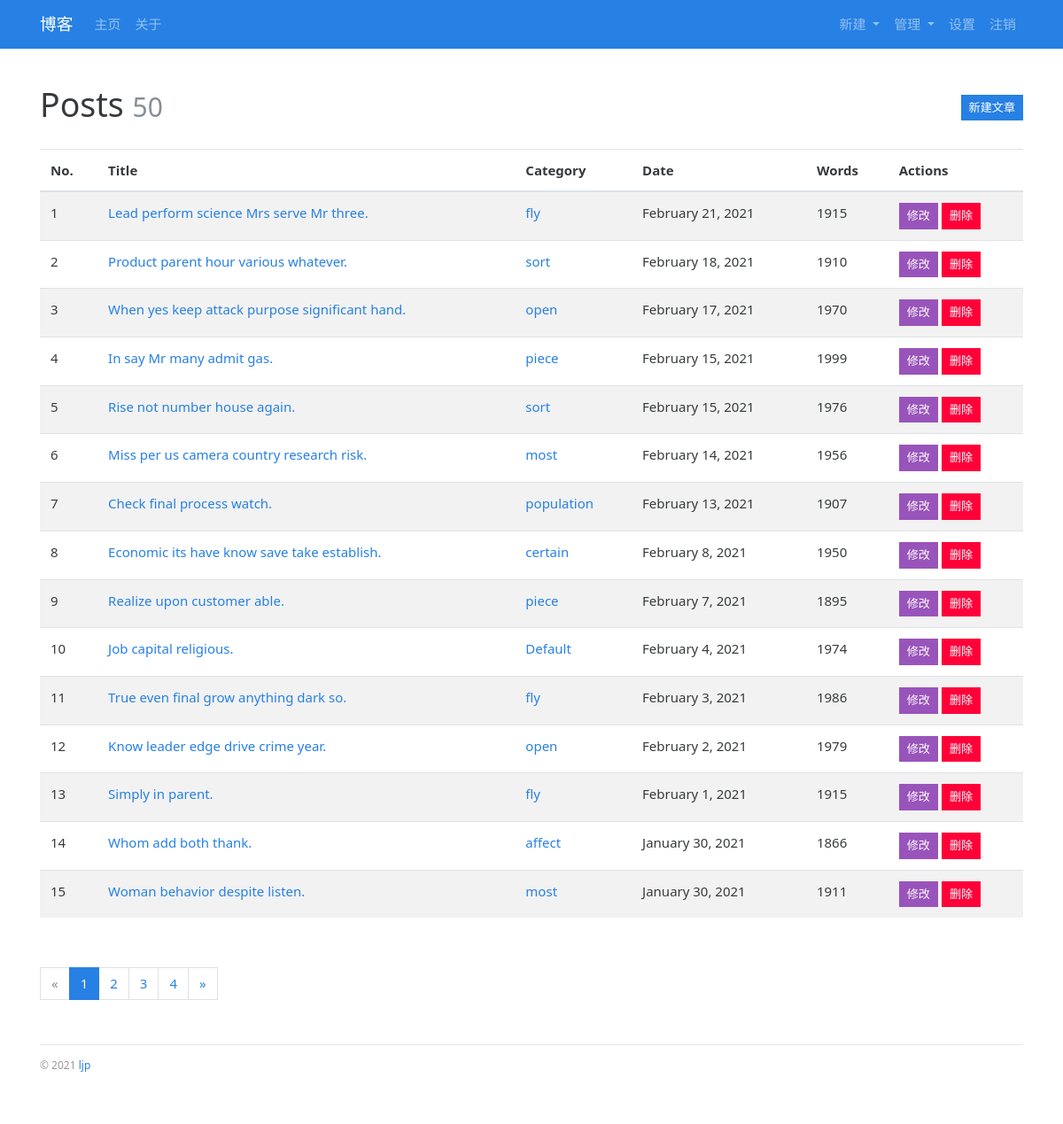
Before: /admin/post/manage (signed in) with the older database file.
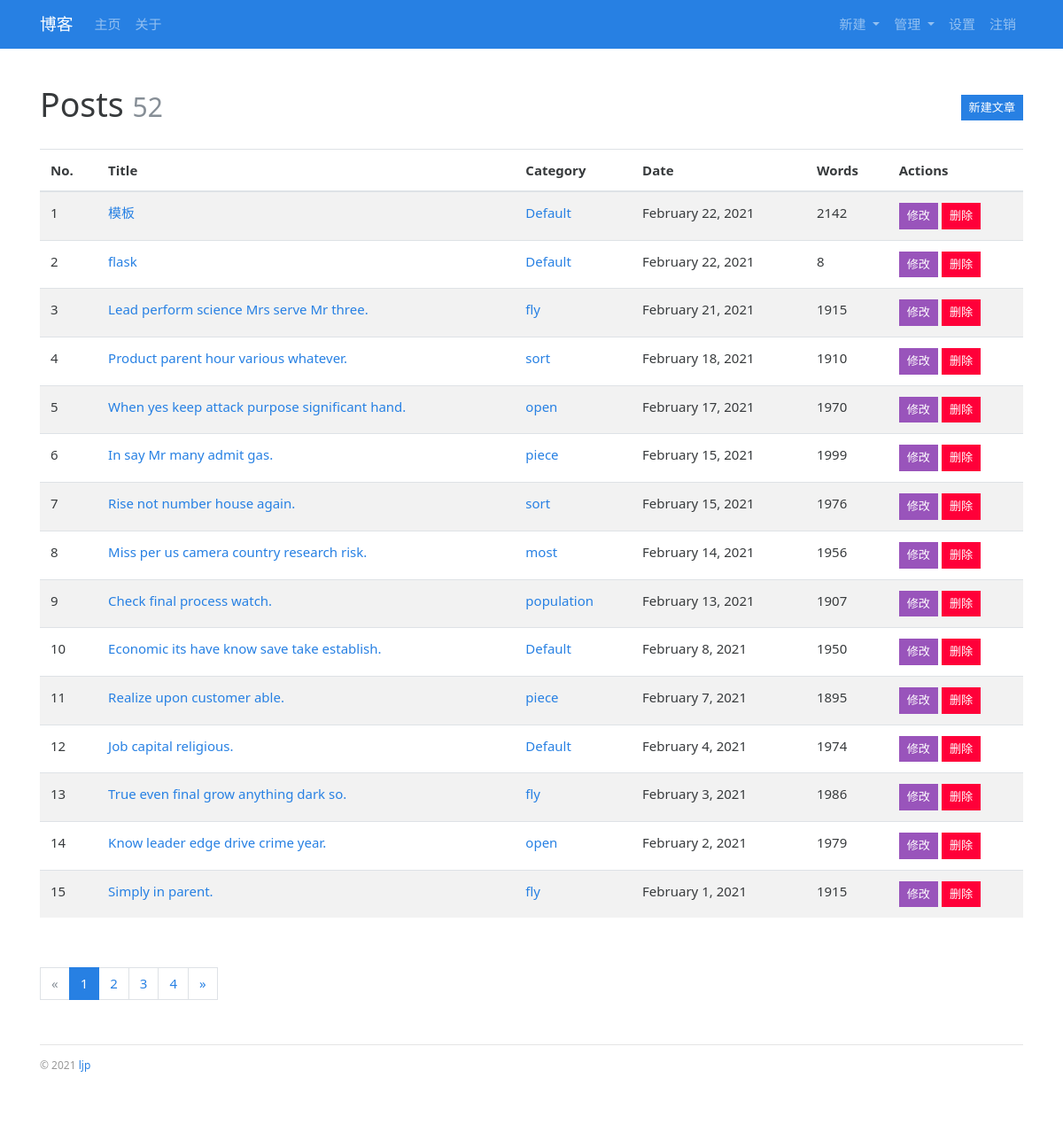
After: the same page with the newer database file.
### myblog/models.py (models this page shows, shortened)
class Post(db.Model):
    id=db.Column(db.Integer,primary_key=True)
    title=db.Column(db.String(60))
    body=db.Column(db.Text)
    timestamp=db.Column(db.DateTime,default=datetime.utcnow,index=True)
    category_id=db.Column(db.Integer,db.ForeignKey('category.id'))
    category=db.relationship('Category',back_populates='posts')

class Category(db.Model):
    id=db.Column(db.Integer,primary_key=True)
    name=db.Column(db.String(30),unique=True)
    posts=db.relationship('Post',back_populates='category')

### myblog/blueprints/admin.py (the view)
@admin_bp.route('/post/manage')
@login_required
def manage_post():
    page=request.args.get('page',1,type=int)
    pagination=Post.query.order_by(Post.timestamp.desc()).paginate(
        page,per_page=current_app.config['BLUELOG_MANAGE_POST_PER_PAGE']
    )
    posts=pagination.items
    return render_template('admin/manage_post.html',page=page,pagination=pagination,posts=posts)

### myblog/__init__.py (called while the page is built)
def register_template_context(app):
    @app.context_processor
    def make_template_context():
        admin=Admin.query.first()
        categories=Category.query.order_by(Category.name).all()
        links=Link.query.order_by(Link.name).all()
        return dict(
            admin=admin,categories=categories,
            links=links
        )

def register_request_handlers(app):
    @app.after_request
    def query_profiler(response):
        for q in get_debug_queries():
            if q.duration >= app.config['BLUELOG_SLOW_QUERY_THRESHOLD']:
                app.logger.warning(
                    'Slow query: Duration: %fs\n Context: %s\nQuery: %s\n '
                    % (q.duration, q.context, q.statement)
                )
        return response

### myblog/extensions.py (called while the page is built)
@login_manager.user_loader
def load_user(user_id):
    from myblog.models import Admin
    user=Admin.query.get(int(user_id))
    return user

### myblog/templates/admin/manage_post.html (shortened to what this page needs)
{% extends 'base.html' %}
{% from 'bootstrap/pagination.html' import render_pagination %}
{% block content %}
<div class="page-header">
    <h1>Posts
        <small class="text-muted">{{ pagination.total }}</small>
        <span class="float-right"><a class="btn btn-primary btn-sm"
                                     href="{{ url_for('.new_post') }}">新建文章</a></span>
    </h1>
</div>
{% if posts %}
<table class="table table-striped">
    <thead>
    <tr>
        <th>No.</th>
        <th>Title</th>
        <th>Category</th>
        <th>Date</th>
        <th>Words</th>
        <th>Actions</th>
    </tr>
    </thead>
    {% for post in posts %}
    <tr>
        <td>{{ loop.index + ((page - 1) * config.BLUELOG_MANAGE_POST_PER_PAGE) }}</td>
        <td><a href="{{ url_for('blog.show_post', post_id=post.id) }}">{{ post.title }}</a></td>
        <td><a href="{{ url_for('blog.show_category', category_id=post.category.id) }}">{{ post.category.name }}</a>
        </td>
        <td>{{ moment(post.timestamp).format('LL') }}</td>
        <td>{{ post.body|striptags|length }}</td>
        <td>
            <a class="btn btn-info btn-sm" href="{{ url_for('.edit_post', post_id=post.id) }}">修改</a>
            <form class="inline" method="post"
                  action="{{ url_for('.delete_post', post_id=post.id, next=request.full_path) }}">
                <button type="submit" class="btn btn-danger btn-sm" onclick="return confirm('Are you sure?');">删除
                </button>
            </form>
        </td>
    </tr>
    {% endfor %}
</table>
<div class="page-footer">{{ render_pagination(pagination) }}</div>
{% else %}
<div class="tip"><h5>No posts.</h5></div>
{% endif %}
{% endblock %}

Changed rows visible on the page:
no longer on this page (row edited): Post: title "Whom add both thank.", category.name "affect", timestamp "January 30, 2021", body|length "1866"
no longer on this page (row unchanged): Post: title "Woman behavior despite listen.", category.name "most", timestamp "January 30, 2021", body|length "1911"
added Post: title "模板", category.name "Default", timestamp "February 22, 2021", body|length "2142"
added Post: title "flask", category.name "Default", timestamp "February 22, 2021", body|length "8"
changed Post "Economic its have know save take establish.": category.name "certain" → "Default"
Other visible differences:
{{ pagination.total }}: "50" → "52"
